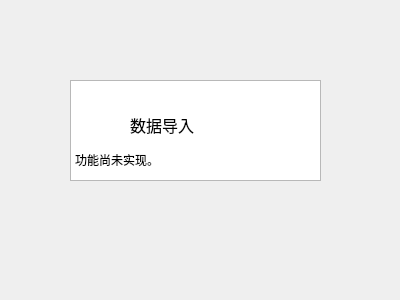
<?xml version="1.0" encoding="UTF-8"?>
<ui version="4.0">
    <class>InputForm</class>
    <widget class="QWidget" name="InputForm">
        <property name="geometry">
            <rect>
                <x>0</x>
                <y>0</y>
                <width>400</width>
                <height>300</height>
            </rect>
        </property>
        <property name="windowTitle">
            <string>Form</string>
        </property>
        <widget class="QTextEdit" name="textEdit">
            <property name="geometry">
                <rect>
                    <x>70</x>
                    <y>80</y>
                    <width>251</width>
                    <height>101</height>
                </rect>
            </property>
            <property name="readOnly">
                <bool>true</bool>
            </property>
            <property name="html">
                <string>&lt;!DOCTYPE HTML PUBLIC &quot;-//W3C//DTD HTML 4.0//EN&quot; &quot;http://www.w3.org/TR/REC-html40/strict.dtd&quot;&gt;
                    &lt;html&gt;&lt;head&gt;&lt;meta name=&quot;qrichtext&quot; content=&quot;1&quot; /&gt;&lt;meta
                    charset=&quot;utf-8&quot; /&gt;&lt;style type=&quot;text/css&quot;&gt;
                    p, li { white-space: pre-wrap; }
                    hr { height: 1px; border-width: 0; }
                    li.unchecked::marker { content: &quot;\2610&quot;; }
                    li.checked::marker { content: &quot;\2612&quot;; }
                    &lt;/style&gt;&lt;/head&gt;&lt;body style=&quot; font-family:'Microsoft YaHei UI'; font-size:9pt;
                    font-weight:400; font-style:normal;&quot;&gt;
                    &lt;p align=&quot;center&quot; style=&quot; margin-top:0px; margin-bottom:0px; margin-left:0px;
                    margin-right:0px; -qt-block-indent:0; text-indent:0px;&quot;&gt;&lt;span style=&quot;
                    font-size:12pt;&quot;&gt;数据导入&lt;/span&gt;&lt;/p&gt;
                    &lt;p style=&quot;-qt-paragraph-type:empty; margin-top:0px; margin-bottom:0px; margin-left:0px;
                    margin-right:0px; -qt-block-indent:0; text-indent:0px;&quot;&gt;&lt;br /&gt;&lt;/p&gt;
                    &lt;p style=&quot; margin-top:0px; margin-bottom:0px; margin-left:0px; margin-right:0px;
                    -qt-block-indent:0; text-indent:0px;&quot;&gt;功能尚未实现。&lt;/p&gt;&lt;/body&gt;&lt;/html&gt;
                </string>
            </property>
        </widget>
    </widget>
    <resources/>
    <connections/>
</ui>
